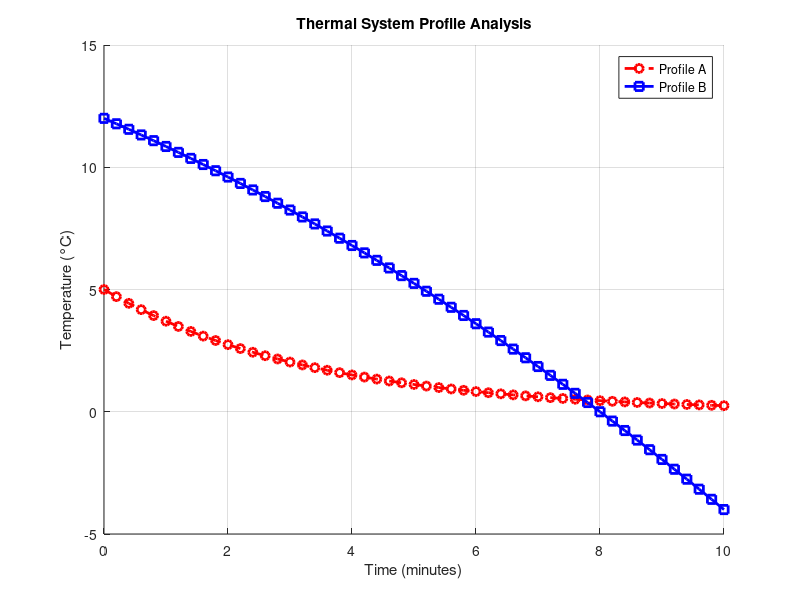

Write the MATLAB code that produced this figure.
% matlab problem to teach plotting and basic operations

t = [0:0.2:10]; % time vector from 0 to 10 with increments of 0.2
y1 = 5.*exp(-0.3.*t)
y2 = 12 - 1.1.*t - 0.05.*t.^2

hold on
grid on
plot(t,y1,'r--o','LineWidth',2) % plot y1 in red with
plot(t,y2,'b-s','LineWidth',2) % plot y2 in blue with

xlabel('Time (minutes)') % label x-axis
ylabel('Temperature (°C)') % label y-axis
title('Thermal System Profile Analysis') % add title
legend('Profile A','Profile B') % add legend

hold off
